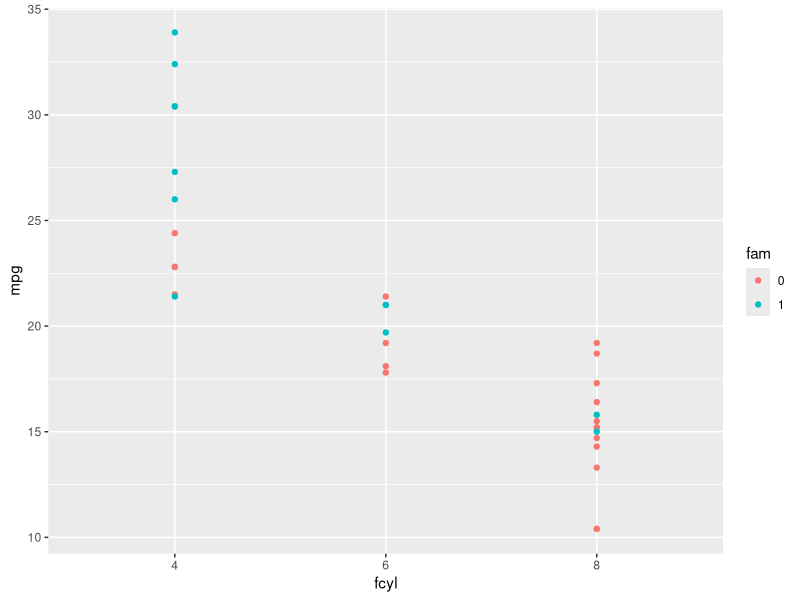
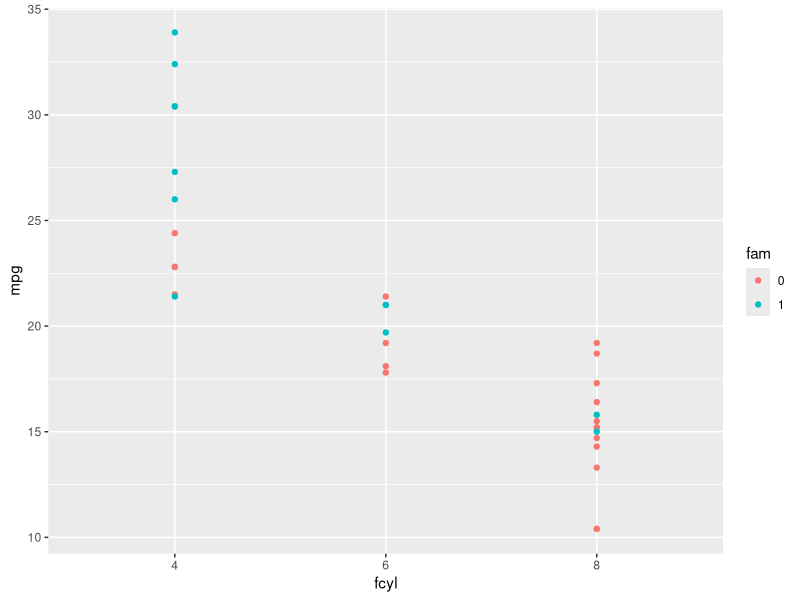
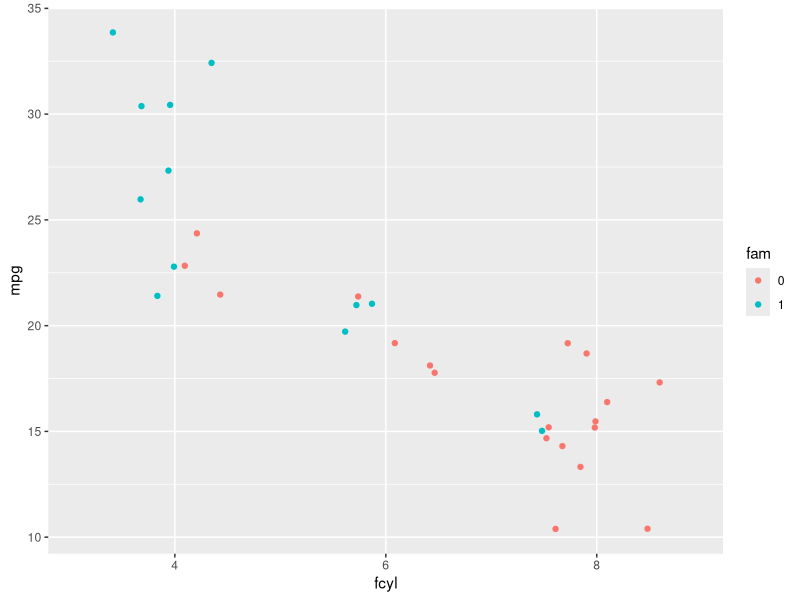

These charts were generated, in order, by the following R code:
# Introduction to Data Visualization with ggplot2 ----

## scatter plots ----

# Restart Environment ----
rm(list = ls())

# Load library ----
#install.packages("tidyverse")
library(tidyverse)
library(readr)
library(ggplot2)

# Data structure ----
str(mtcars)

# Data Manipulation ----
mtcars <- mtcars %>%
  mutate(fcyl = factor(cyl))

mtcars <- mtcars %>%
  mutate(fam = factor(am,
                      levels = c(0, 1),
                      labels = c(0, 1)))
# Code #1 ----
# Plot base
plt_mpg_vs_fcyl_by_fam <- ggplot(mtcars,
                                 aes(fcyl, mpg, color = fam))

# Default points are show for comparison
plt_mpg_vs_fcyl_by_fam + geom_point()

# Code #2 ----
# Plot base
plt_mpg_vs_fcyl_by_fam <- ggplot(mtcars, aes(fcyl, mpg, color = fam))

# Default points are shown for comparison
plt_mpg_vs_fcyl_by_fam + geom_point()

# Alter the point positions by jittering, width 0.3
plt_mpg_vs_fcyl_by_fam + geom_point(position = position_jitter(width = 0.3))

# Code #3 ----
